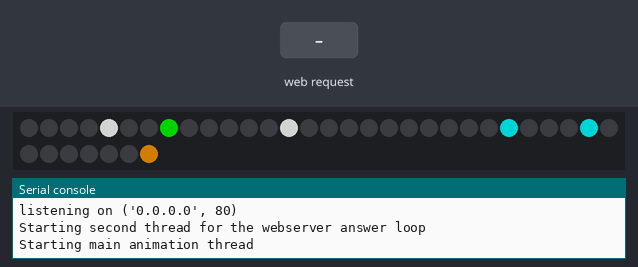
Simulated run of this program. Board: Raspberry Pi Pico running MicroPython. Parts: 37 RGB LEDs in strip order, left to right, continuing on the next row, the last lines printed to the serial console. Inputs (shaded band) come from the test bench. Dim RGB values are drawn brighter than linear; random numbers come from a fixed seed; the board's own WiFi access point starts at once; threads take turns every 2 ms; the clock reads 2024-03-15 10:24:30 at power-on unless the program sets it; library files of the repository ran but are not shown: secrets.py.

Above: at 1.2 s.
1.3 s: HTTP request GET /?brakes received
At 3.3 s:
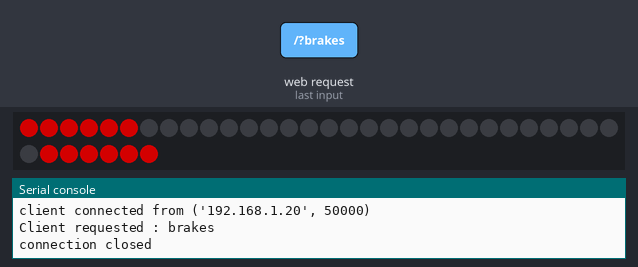
10.9 s: HTTP request GET /?headlights received
At 11.5 s:
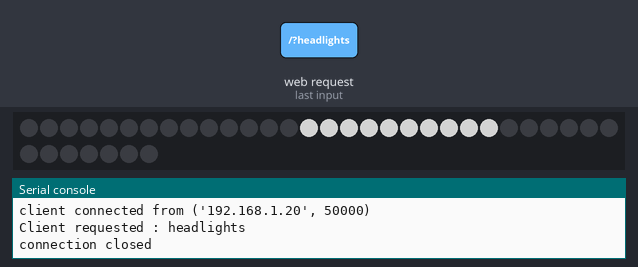
12.4 s: HTTP request GET /?cancel received
At 14.12 s:
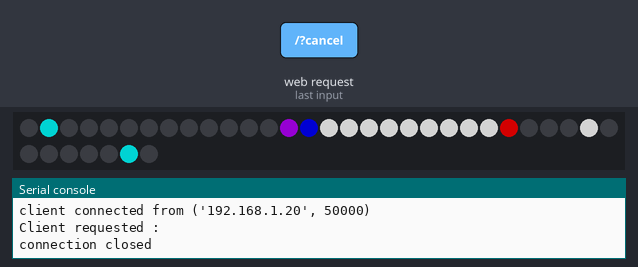
15.0 s: HTTP request GET /?right received
At 15.7 s:
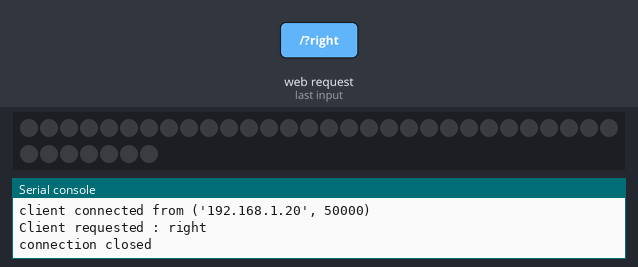

Measured:
- after the input at 12.4 s, the LEDs: first change after 0.55 s (image 3 shows a later state)
- what the display in image 1 shows lasts 5.0 s, from 2.2 s to 7.2 s

The program:

hat_with_web_ui_v2.py
```python
# Multithreaded Neopixel animations and web server to run on a Raspberry Pi
# PICO W and Micropython 1.19.1 or newer.
#
import utime, array
from machine import Pin
import rp2
import random
import socket
import network
import _thread
from secrets import secrets


# Configure the number of WS2812 LEDs, pins and brightness.
NUM_LEDS = 37
PIN_NUM = 22
brightness = .5


@rp2.asm_pio(sideset_init=rp2.PIO.OUT_LOW, out_shiftdir=rp2.PIO.SHIFT_LEFT, autopull=True, pull_thresh=24)
def ws2812():
    T1 = 2
    T2 = 5
    T3 = 3
    wrap_target()
    label("bitloop")
    out(x, 1)               .side(0)    [T3 - 1]
    jmp(not_x, "do_zero")   .side(1)    [T1 - 1]
    jmp("bitloop")          .side(1)    [T2 - 1]
    label("do_zero")
    nop()                   .side(0)    [T2 - 1]
    wrap()


# Create the StateMachine with the ws2812 program, outputting on Pin(16).
sm = rp2.StateMachine(0, ws2812, freq=8_000_000, sideset_base=Pin(PIN_NUM))
sm.active(1)
ar = array.array("I", [0 for _ in range(NUM_LEDS)])

def pixels_show():
    dimmer_ar = array.array("I", [0 for _ in range(NUM_LEDS)])
    for i,c in enumerate(ar):
        r = int(((c >> 8) & 0xFF) * brightness)
        g = int(((c >> 16) & 0xFF) * brightness)
        b = int((c & 0xFF) * brightness)
        dimmer_ar[i] = (g<<16) + (r<<8) + b
    sm.put(dimmer_ar, 8)
    utime.sleep_ms(10)

def pixels_set(i, color):
    ar[i] = (color[1]<<16) + (color[0]<<8) + color[2]

def pixel_group_set(pg, color):
    for i in range(len(pg)):
        pixels_set(pg[i], color)

def pixels_fill(color):
    for i in range(len(ar)):
        pixels_set(i, color)

BLACK = (0, 0, 0)
RED = (255, 0, 0)
YELLOW = (255, 150, 0)
GREEN = (0, 255, 0)
CYAN = (0, 255, 255)
BLUE = (0, 0, 255)
PURPLE = (180, 0, 255)
WHITE = (255, 255, 255)
COLORS = (RED, YELLOW, GREEN, CYAN, BLUE, PURPLE, WHITE)

#####################################################
#Pixel Groups
ALL = [0,1,2,3,4,5,6,7,8,9,10,11,
           12,13,14,15,16,17,18,19,20,21,22,23,
           24,25,26,27,28,29,30,31,32,33,34,35,
           36]
LR = [0,1,2,3,4,5,6,7,8]
LF = [17,16,15,14,13,12,11,10,9]
RR = [36,35,34,33,32,31,30,29,28]
RF = [19,20,21,22,23,24,25,26,27]
HEADLIGHTS = [14,15,16,17,18,19,20,21,22,23]
BRAKES = [0,1,2,3,4,5,36,35,34,33,32,31]

#####################################################
# Animations
def chase():
    color = COLORS[random.randint(0,len(COLORS)-1)]
    for i in range(0,len(ALL)):
        pixels_set(ALL[i], color)
        pixels_show()
        utime.sleep(.02)

def randomSet():
    color = COLORS[random.randint(0,len(COLORS)-1)]
    pixel = ALL[random.randint(0,len(ALL)-1)]
    pixels_set(pixel, color)
    pixels_show()
    utime.sleep(0.2)

def leftTurn():
    pixels_fill(BLACK)
    for blink in range(0,2):
        for i in range(0,len(LR)):
            pixels_set(LR[i], YELLOW)
            pixels_set(LF[i], YELLOW)
            pixels_show()
            utime.sleep(.02)
        pixel_group_set(LR, BLACK)
        pixel_group_set(LF, BLACK)
        pixels_show()
        utime.sleep(.5)

def rightTurn():
    pixels_fill(BLACK)
    for blink in range(0,2):
        for i in range(0,len(RR)):
            pixels_set(RR[i], YELLOW)
            pixels_set(RF[i], YELLOW)
            pixels_show()
            utime.sleep(.02)
        pixel_group_set(RR, BLACK)
        pixel_group_set(RF, BLACK)
        pixels_show()
        utime.sleep(.5)

def hazardLights():
    pixels_fill(BLACK)
    for blink in range(0,2):
        for i in range(0,len(LR)):
            pixels_set(LR[i], YELLOW)
            pixels_set(LF[i], YELLOW)
            pixels_set(RR[i], YELLOW)
            pixels_set(RF[i], YELLOW)
            pixels_show()
            utime.sleep(.02)
        pixel_group_set(LR, BLACK)
        pixel_group_set(LF, BLACK)
        pixel_group_set(RR, BLACK)
        pixel_group_set(RF, BLACK)
        pixels_show()
        utime.sleep(.5)

def headlights():
    pixels_fill(BLACK)
    pixel_group_set(HEADLIGHTS, WHITE)
    pixels_show()
    utime.sleep(1)

def brakes():
    pixels_fill(BLACK)
    for blink in range(0,3):
        pixel_group_set(BRAKES, RED)
        pixels_show()
        utime.sleep(.1)
        pixels_fill(BLACK)
        pixels_show()
        utime.sleep(.1)
    pixel_group_set(BRAKES, RED)
    pixels_show()
    utime.sleep(5)
    pixels_fill(BLACK)
    pixels_show()
    utime.sleep(2)
    blank()
    print("brakes released")


# Shared variable between two threads
ANIMATION = ""
LASTREQUEST = 0

def blank():
    global ANIMATION
    global LASTREQUEST
    ANIMATION = ""
    pixels_fill(BLACK)
    pixels_show()
    LASTREQUEST = 0

#####################################################
# Set Up Webserver Thread

def ws_thread(s):
    global ANIMATION
    global LASTREQUEST

    print('Starting second thread for the webserver answer loop')

    html = """<!DOCTYPE html>
    <html>
        <head> <title>Raspberry Pi  Beret Controls</title>
        <style>
            body { background-color: #E30B5D; }
            .link {
                color: #FFFFFF;
                font-size: 80px;
                font-family: Arial, Helvetica, sans-serif;
                font-weight: bold;
                background-color: #e3b6c7;
                padding: 50px;
                margin: 20px;
                left-margin: auto;
                right-margin: auto;
                border-radius: 20px;
            }
            a, a:visited { color: #FFFFFF; text-decoration: none;}
            a:active { color: #E30B5D; }
        </style>
        </head>
        <body>
            <p class='link'><a href='/?headlights'>HEADLIGHTS</a></p>
            <p class='link'><a href='/?brakes'>BRAKE LIGHTS</a></p>
            <p class='link'><a href='/?left'>LEFT TURN</a></p>
            <p class='link'><a href='/?right'>RIGHT TURN</a></p>
            <p class='link'><a href='/?hazards'>HAZARD LIGHTS</a></p>
            <p class='link'><a href='/?cancel'>CANCEL</a></p>
        </body>
    </html>


    """
    # Listen for connections
    while True:
        try:
            cl, addr = s.accept()
            print('client connected from', addr)

            cl.settimeout(1.0) #keep iphone from holding open a connection
            request = cl.recv(1024)
            request = str(request)

            hazards = request.find('?hazards ')
            if hazards >= 0:
                ANIMATION = 'hazards'

            left = request.find('?left ')
            if left >= 0:
                ANIMATION = 'left'

            right = request.find('?right ')
            if right >= 0:
                ANIMATION = 'right'

            headlights = request.find('?headlights ')
            if headlights >= 0:
                ANIMATION = 'headlights'

            brakes = request.find('?brakes ')
            if brakes >= 0:
                ANIMATION = 'brakes'

            cancel = request.find('?cancel ')
            if cancel >= 0:
                ANIMATION = ''
                LASTREQUEST = 0

            print("Client requested :",ANIMATION)

            if ANIMATION != '':
                LASTREQUEST = int(utime.time())

            response = html

            cl.send('HTTP/1.0 200 OK\r\nContent-type: text/html\r\n\r\n')
            cl.send(response)
            cl.close()
            print('connection closed')

        except OSError as e:
            cl.close()
            print('connection closed on error')

#Start the Access point and web server

ap = network.WLAN(network.AP_IF)
ap.config(essid=secrets['ssid'], password=secrets['pass'])
ap.active(True)

max_wait = 10
while max_wait > 0:
    if ap.status() < 0 or ap.status() >= 3:
        break
    max_wait -= 1
    print('waiting for connection...')
    utime.sleep(1)

if ap.status() != 3:
    raise RuntimeError('network connection failed')
else:
    print('connected')
    status = ap.ifconfig()
    print( 'ip = ' + status[0] )

addr = socket.getaddrinfo('0.0.0.0', 80)[0][-1]

s = socket.socket()
s.bind(addr)
s.listen(1)

print('listening on', addr)

def animThread():
    global ANIMATION
    global LASTREQUEST
    print('Starting main animation thread')
    while True:
        if ANIMATION == "left":
            leftTurn()
        elif ANIMATION == "right":
            rightTurn()
        elif ANIMATION == "hazards":
            hazardLights()
        elif ANIMATION == "headlights":
            headlights()
        elif ANIMATION == "brakes":
            brakes()
        else:
            #chase()
            randomSet()

        #Check to see if the last command was more than 30 seconds ago
        if LASTREQUEST != 0:
            timeout = int(utime.time() - LASTREQUEST)
            if timeout > 30:
                print("Animation Timed out, resetting.")
                blank()

#####################################################
# Start the animation loop on the second RP2040 core
second_thread = _thread.start_new_thread(animThread, ())

#####################################################
# Start the main thread Loop for the web service
ws_thread(s)
```
